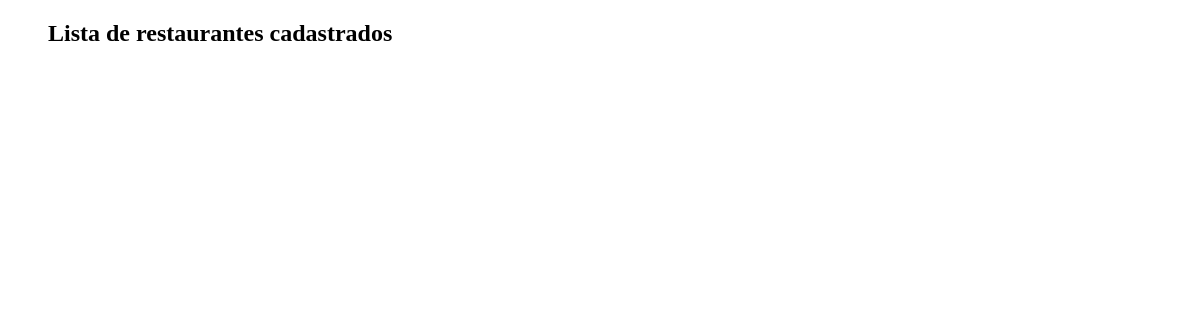
The page /rest/ on the database as committed earlier.
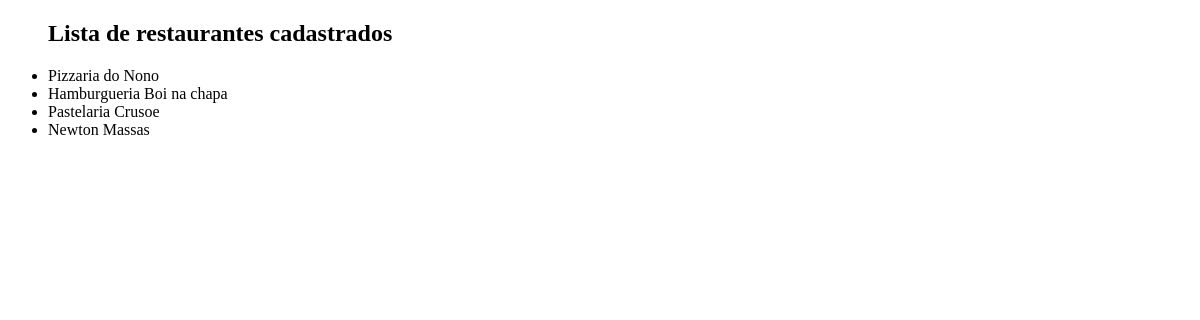
The same page on the database as committed later.
### restaurantes/models.py (models this page shows, shortened)
class Restaurante(models.Model):
    nome_restaurante = models.CharField(max_length=100)
    endereco = models.CharField(max_length=150)
    class Meta:
        ordering = ['id']

### restaurantes/views.py (the view)
# urls.py: path('rest/', lista_restaurante),
def lista_restaurante(request):
    restaurantes = Restaurante.objects.all()
    return render(request, 'restaurantes.html', {'restaurantes': restaurantes})

### template/restaurantes.html (shortened to what this page needs)
<!doctype html>
<html lang="en">
<head>
</head>
<body>
    <ul>
        <h2>Lista de restaurantes cadastrados</h2>
        {% for restaurante in restaurantes %}
        <li>
            {{restaurante.nome_restaurante}}
        </li>
        {% endfor %}
    </ul>
</body>
</html>

Rows that differ between the two databases and show on the page:
added Restaurante: nome_restaurante "Pizzaria do Nono"
added Restaurante: nome_restaurante "Hamburgueria Boi na chapa"
added Restaurante: nome_restaurante "Pastelaria Crusoe"
added Restaurante: nome_restaurante "Newton Massas"
